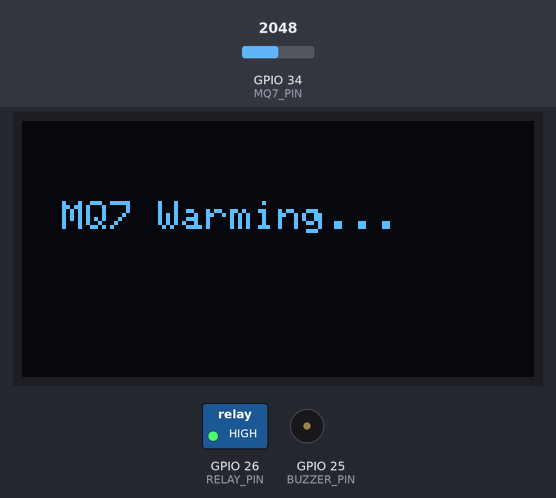
A sketch run on a simulated ESP32. Shown: 128×64 one-colour display, switched loads named in the sketch (green lamp = pin HIGH), buzzer (waves = sounding, pin HIGH). Inputs (shaded band) come from the test bench; at power-on: GPIO 34 (MQ7_PIN) = 2048. The OLED is the two-colour kind (top 16 rows yellow); what the sketch prints to the serial monitor is not drawn.

Above: at 0.1 s.
At 20.2 s:
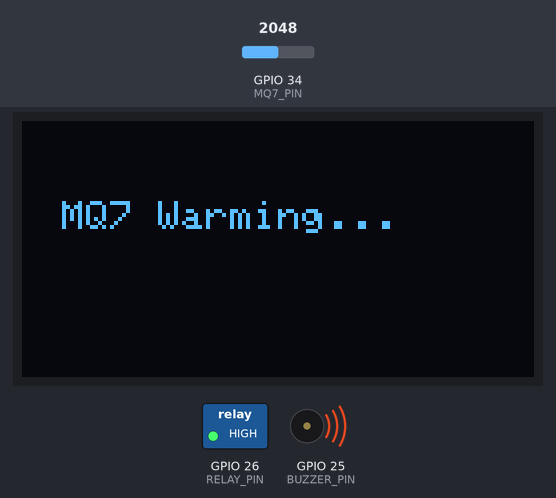
At 129.5 s:
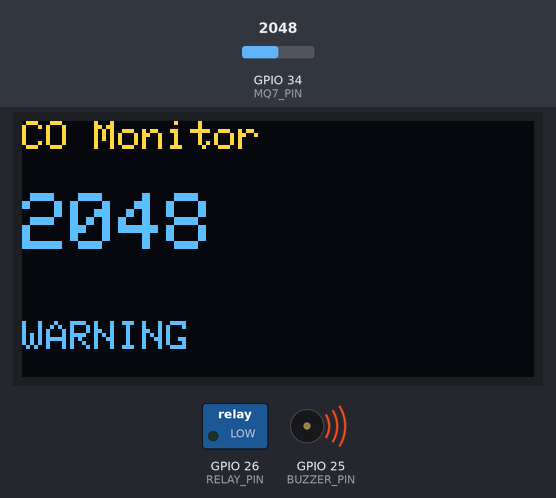
Timing chart, 0 to 130.0 s (numbered marks = the images above):
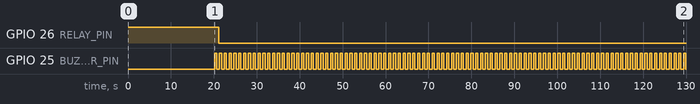

Measured:
- by itself, GPIO 26 (RELAY_PIN): HIGH → LOW at 21.2 s
- by itself, GPIO 25 (BUZZER_PIN): alternates HIGH for 0.50 s and LOW for 0.63 s

The sketch:

code_v2.ino
```cpp
#include <Wire.h>
#include <Adafruit_GFX.h>
#include <Adafruit_SSD1306.h>

#define SCREEN_WIDTH 128
#define SCREEN_HEIGHT 64

// ESP32 Pins
#define MQ7_PIN 34
#define BUZZER_PIN 25
#define RELAY_PIN 26

#define OLED_RESET -1
Adafruit_SSD1306 display(SCREEN_WIDTH, SCREEN_HEIGHT, &Wire, OLED_RESET);

// Thresholds
int SAFE_LIMIT = 1200;
int WARNING_LIMIT = 2000;
int DANGER_LIMIT = 3000;

void setup() {
  Serial.begin(115200);

  pinMode(BUZZER_PIN, OUTPUT);
  pinMode(RELAY_PIN, OUTPUT);

  // Relay OFF initially
  digitalWrite(RELAY_PIN, HIGH);

  Wire.begin(21, 22);

  if (!display.begin(SSD1306_SWITCHCAPVCC, 0x3C)) {
    Serial.println("OLED not found");
    while (true);
  }

  display.clearDisplay();
  display.setTextSize(1);
  display.setTextColor(SSD1306_WHITE);

  display.setCursor(10, 20);
  display.println("MQ7 Warming...");
  display.display();

  delay(20000);
}

void loop() {
  // Smooth reading
  long sum = 0;
  for (int i = 0; i < 10; i++) {
    sum += analogRead(MQ7_PIN);
    delay(10);
  }
  int sensorValue = sum / 10;

  Serial.print("CO Value: ");
  Serial.println(sensorValue);

  display.clearDisplay();

  display.setTextSize(1);
  display.setCursor(0, 0);
  display.print("CO Monitor");

  display.setTextSize(2);
  display.setCursor(0, 18);
  display.print(sensorValue);

  display.setTextSize(1);
  display.setCursor(0, 50);

  // 🚨 Alert Logic
  if (sensorValue > DANGER_LIMIT) {
    display.print("DANGER!");

    // Buzzer fast beep
    digitalWrite(BUZZER_PIN, HIGH);
    delay(200);
    digitalWrite(BUZZER_PIN, LOW);
    delay(200);

    // 🔴 Relay ON (activate device)
    digitalWrite(RELAY_PIN, LOW);
  }
  else if (sensorValue > WARNING_LIMIT) {
    display.print("WARNING");

    // Buzzer slow beep
    digitalWrite(BUZZER_PIN, HIGH);
    delay(500);
    digitalWrite(BUZZER_PIN, LOW);
    delay(500);

    // 🟡 Relay ON (optional)
    digitalWrite(RELAY_PIN, LOW);
  }
  else {
    display.print("SAFE");

    digitalWrite(BUZZER_PIN, LOW);

    // 🟢 Relay OFF
    digitalWrite(RELAY_PIN, HIGH);
    delay(500);
  }

  display.display();
}
```
